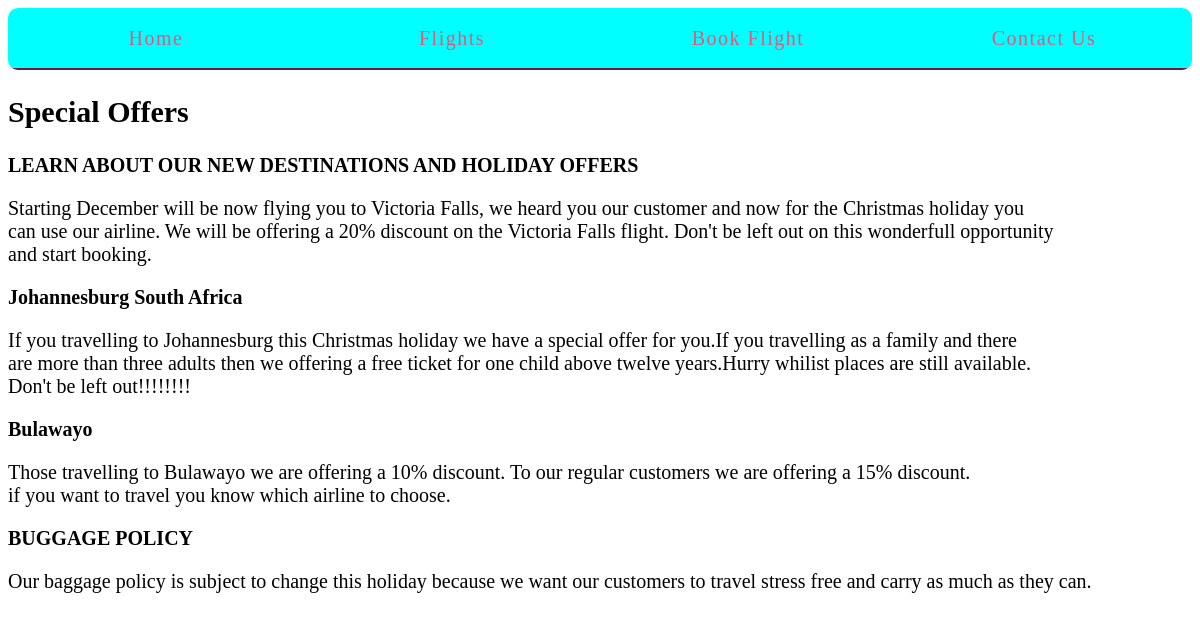
/bookings/2/, run on the app's committed database.
### bookings/models.py (models this page shows, shortened)
class Booking(models.Model):
	created_at = models.DateTimeField(auto_now_add=True)
	title = models.CharField(max_length=255)
	description = models.TextField()

### bookings/views.py (the view)
# urls.py: url(r'(?P<pk>\d+)/$', views.booking_detail, name='detail'),
def booking_detail(request, pk):
	booking = get_object_or_404(models.Booking, pk=pk)
	return render(request, 'bookings/booking_detail.html', {'booking': booking})

### bookings/templatetags/book_extra.py (called while the page is built)
@register.filter('markdown_to_html')
def markdown_to_html(markdown_text):
	html_body = markdown2.markdown(markdown_text)
	return mark_safe(html_body)

### bookings/templates/bookings/booking_detail.html (shortened to what this page needs)
{% extends "layout.html" %}
{% load humanize %}
{% load book_extra %}
{% block content %}
<article>
	<h2>{{ booking.title }}</h2>
	{{ booking.description|markdown_to_html }}
</article>
{% endblock %}

### assets/css/layout.css (style rules this page uses)
html { box-sizing: border-box; }
*, *::after, *::before { box-sizing: inherit; }

### data on the page
Booking: title "Special Offers", description "LEARN ABOUT OUR NEW DESTINATIONS AND HOLIDAY OFFERS Starting December will be now flying you to Victoria Falls, we heard you our customer and now for the Christmas holiday you can use our airline. We will be offering a 20% discount on the Victoria Falls flight. Don't be left out on this wonderfull opportunity and start booking. Johannesburg South Africa If you travelling to Johannesburg this Christmas holiday we have a special offer for you.If you travelling as a family and there are more than three adults then we offering a free ticket for one child above twelve years.Hurry whilist places are still available. Don't be left out!!!!!!!! Bulawayo Those travelling to Bulawayo we are offering a…"
